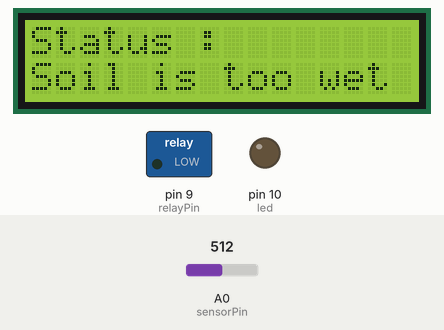
Bench run of a sketch on a simulated Arduino Uno, built with avr-gcc and run on an emulated ATmega328P. Shown: 16×2 character LCD, switched loads named in the sketch (green lamp = pin HIGH), output pins drawn as LEDs (lit = HIGH). Inputs (shaded band) come from the test bench; at power-on: A0 (sensorPin) = 512. What the sketch prints to the serial monitor is not drawn.

Above: at 3.2 s.
3.3 s: A0 (sensorPin) set to 986
5.2 s: A0 (sensorPin) set to 1005
At 7.2 s:
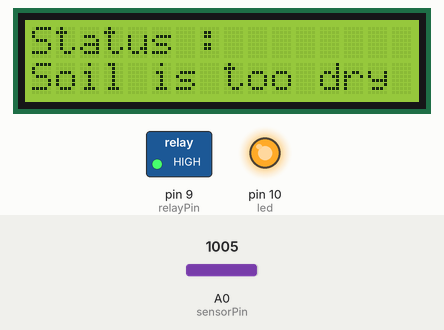
7.5 s: A0 (sensorPin) set to 900
At 9.3 s:
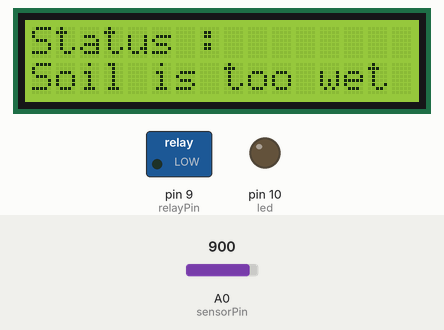
9.6 s: A0 (sensorPin) set to 1023
At 11.3 s:
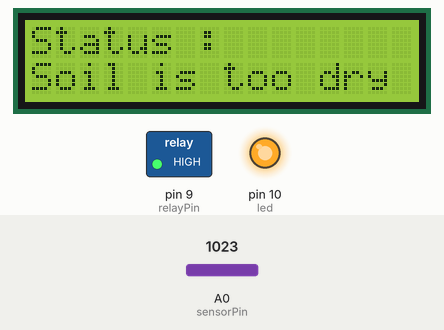
Timing chart, 0 to 12.6 s (numbered marks = the images above; inputs shaded):
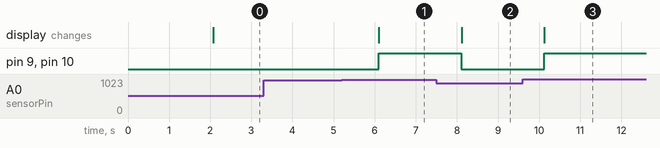

The sketch:

soil_moiture_input_data.ino
```cpp
#include <LiquidCrystal.h>
LiquidCrystal lcd (7,6,5,4,3,2);

#define soilWet 990  // Define max value we consider soil 'wet'
#define soilDry 995
#define sensorPin A0
#define relayPin 9
#define led 10


void setup() {
  pinMode(relayPin, OUTPUT);
  pinMode(led, OUTPUT);
  lcd.begin(16, 2);
  lcd.setCursor(0, 0);
  lcd.print("soil moiture");
  lcd.setCursor(0, 1);
  lcd.print("monitor");
  Serial.begin(9600);
  delay(2000);
}

void loop() {

  int moisture = analogRead(sensorPin);
  Serial.print("Analog Output: ");
  Serial.println(moisture);

  if (moisture < soilWet) {
    lcd.clear();
    lcd.setCursor(0, 0);
    lcd.print("Status :");
    lcd.setCursor(0, 1);
    digitalWrite(relayPin, LOW);
    digitalWrite(led, LOW);
    lcd.print("Soil is too wet");
    Serial.println("Status: Soil is too wet");
  }

  else if (moisture >= soilWet && moisture < soilDry)
  {
    lcd.clear();
    lcd.setCursor(0, 0);
    lcd.print("Status : moiture ");
    lcd.setCursor(0, 1);
    lcd.print(" is perfect");
    digitalWrite(relayPin, LOW);
    digitalWrite(led, LOW);
    Serial.println("Status: Soil moisture is perfect");
  }

  else {
    lcd.clear();
    lcd.setCursor(0, 0);
    lcd.print("Status :");
    lcd.setCursor(0, 1);
    lcd.print("Soil is too dry - time to water!");
    digitalWrite(relayPin, HIGH);
    digitalWrite(led, HIGH);

    Serial.println("Status: Soil is too dry - time to water!");
  }

  delay(1000);  // Take a reading every second for testing

}
```

Measured:
- the behaviour switches between 994 and 995 on A0 (sensorPin) (found by bisection; images 0 and 1)
- after the input at 3.3 s, every drawn part: stays the same
- after the input at 5.2 s, pin 9 (relayPin), pin 10 (led): LOW → HIGH after 0.90 s; the display: changes after 0.90 s (image 1)
- after the input at 7.5 s, pin 9 (relayPin), pin 10 (led): HIGH → LOW after 0.61 s; the display: changes after 0.61 s (image 2)
- after the input at 9.6 s, pin 9 (relayPin), pin 10 (led): LOW → HIGH after 0.53 s; the display: changes after 0.53 s (image 3)
